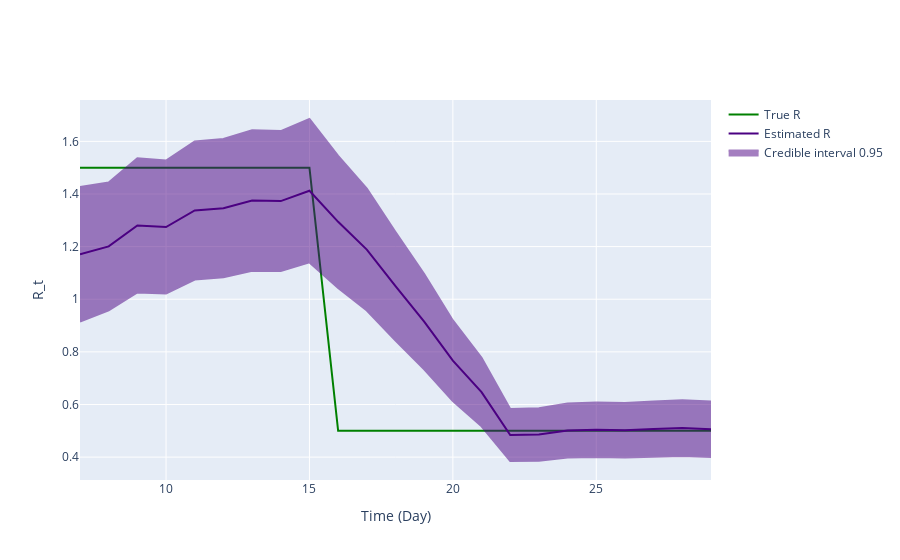

Here is the notebook cell this chart was saved with:
### Code cell
fig = ReproductionNumberPlot()

fig.add_ground_truth_rt(ground_truth)
fig.add_interval_rt(interval2)

fig.update_labels(time_label='Time (Day)', r_label='R_t')

fig.show_figure()

### Figure 1 — Plotly figure (JSON) as saved in the notebook; plotly's stock layout.template omitted (floating-point values rounded to 4 significant figures)
{"data": [{"line": {"color": "green"}, "mode": "lines", "name": "True R", "type": "scatter", "x": [7, 8, 9, 10, 11, 12, 13, 14, 15, 16, 17, 18, 19, 20, 21, 22, 23, 24, 25, 26, 27, 28, 29], "y": [1.5, 1.5, 1.5, 1.5, 1.5, 1.5, 1.5, 1.5, 1.5, 0.5, 0.5, 0.5, 0.5, 0.5, 0.5, 0.5, 0.5, 0.5, 0.5, 0.5, 0.5, 0.5, 0.5]}, {"line": {"color": "indigo"}, "mode": "lines", "name": "Estimated R", "type": "scatter", "x": [7, 8, 9, 10, 11, 12, 13, 14, 15, 16, 17, 18, 19, 20, 21, 22, 23, 24, 25, 26, 27, 28, 29], "y": [1.171, 1.201, 1.281, 1.275, 1.337, 1.346, 1.375, 1.373, 1.413, 1.294, 1.189, 1.049, 0.915, 0.7664, 0.647, 0.484, 0.4859, 0.5012, 0.5038, 0.5024, 0.5068, 0.5102, 0.5059]}, {"fill": "toself", "fillcolor": "indigo", "line": {"color": "indigo"}, "mode": "lines", "name": "Credible interval 0.95", "opacity": 0.5, "type": "scatter", "x": [7, 8, 9, 10, 11, 12, 13, 14, 15, 16, 17, 18, 19, 20, 21, 22, 23, 24, 25, 26, 27, 28, 29, 29, 28, 27, 26, 25, 24, 23, 22, 21, 20, 19, 18, 17, 16, 15, 14, 13, 12, 11, 10, 9, 8, 7], "y": [1.426, 1.444, 1.536, 1.527, 1.6, 1.609, 1.642, 1.639, 1.685, 1.545, 1.421, 1.256, 1.096, 0.9193, 0.777, 0.5828, 0.5853, 0.6038, 0.6073, 0.606, 0.6117, 0.6161, 0.6113, 0.4006, 0.4044, 0.4019, 0.3987, 0.4003, 0.3985, 0.3865, 0.3852, 0.5169, 0.6135, 0.734, 0.8434, 0.957, 1.043, 1.14, 1.107, 1.108, 1.083, 1.075, 1.022, 1.026, 0.9582, 0.9154]}], "layout": {"hovermode": "x unified", "xaxis": {"title": {"text": "Time (Day)"}}, "yaxis": {"title": {"text": "R_t"}}}}
